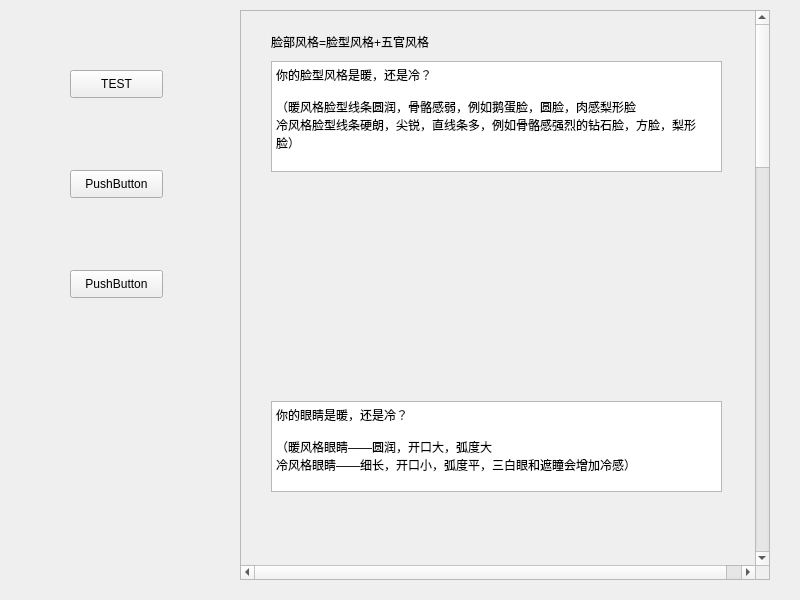
<?xml version="1.0" encoding="UTF-8"?>
<ui version="4.0">
 <class>maindress</class>
 <widget class="QWidget" name="maindress">
  <property name="geometry">
   <rect>
    <x>0</x>
    <y>0</y>
    <width>800</width>
    <height>600</height>
   </rect>
  </property>
  <property name="windowTitle">
   <string>Form</string>
  </property>
  <widget class="QPushButton" name="pushButton">
   <property name="geometry">
    <rect>
     <x>70</x>
     <y>70</y>
     <width>93</width>
     <height>28</height>
    </rect>
   </property>
   <property name="text">
    <string>TEST</string>
   </property>
  </widget>
  <widget class="QPushButton" name="pushButton_2">
   <property name="geometry">
    <rect>
     <x>70</x>
     <y>170</y>
     <width>93</width>
     <height>28</height>
    </rect>
   </property>
   <property name="text">
    <string>PushButton</string>
   </property>
  </widget>
  <widget class="QPushButton" name="pushButton_3">
   <property name="geometry">
    <rect>
     <x>70</x>
     <y>270</y>
     <width>93</width>
     <height>28</height>
    </rect>
   </property>
   <property name="text">
    <string>PushButton</string>
   </property>
  </widget>
  <widget class="QScrollArea" name="scrollArea">
   <property name="geometry">
    <rect>
     <x>240</x>
     <y>10</y>
     <width>530</width>
     <height>570</height>
    </rect>
   </property>
   <property name="minimumSize">
    <size>
     <width>20</width>
     <height>20</height>
    </size>
   </property>
   <property name="verticalScrollBarPolicy">
    <enum>Qt::ScrollBarAlwaysOn</enum>
   </property>
   <property name="horizontalScrollBarPolicy">
    <enum>Qt::ScrollBarAlwaysOn</enum>
   </property>
   <property name="widgetResizable">
    <bool>false</bool>
   </property>
   <widget class="QWidget" name="scrollAreaWidgetContents">
    <property name="geometry">
     <rect>
      <x>0</x>
      <y>0</y>
      <width>530</width>
      <height>2050</height>
     </rect>
    </property>
    <property name="minimumSize">
     <size>
      <width>500</width>
      <height>1000</height>
     </size>
    </property>
    <widget class="QLabel" name="label">
     <property name="geometry">
      <rect>
       <x>30</x>
       <y>10</y>
       <width>201</width>
       <height>41</height>
      </rect>
     </property>
     <property name="text">
      <string>脸部风格=脸型风格+五官风格</string>
     </property>
    </widget>
    <widget class="QTextBrowser" name="textBrowser">
     <property name="geometry">
      <rect>
       <x>30</x>
       <y>50</y>
       <width>451</width>
       <height>111</height>
      </rect>
     </property>
     <property name="html">
      <string>&lt;!DOCTYPE HTML PUBLIC &quot;-//W3C//DTD HTML 4.0//EN&quot; &quot;http://www.w3.org/TR/REC-html40/strict.dtd&quot;&gt;
&lt;html&gt;&lt;head&gt;&lt;meta name=&quot;qrichtext&quot; content=&quot;1&quot; /&gt;&lt;style type=&quot;text/css&quot;&gt;
p, li { white-space: pre-wrap; }
&lt;/style&gt;&lt;/head&gt;&lt;body style=&quot; font-family:'SimSun'; font-size:9pt; font-weight:400; font-style:normal;&quot;&gt;
&lt;p style=&quot; margin-top:0px; margin-bottom:0px; margin-left:0px; margin-right:0px; -qt-block-indent:0; text-indent:0px;&quot;&gt;你的脸型风格是暖，还是冷？&lt;/p&gt;
&lt;p style=&quot;-qt-paragraph-type:empty; margin-top:0px; margin-bottom:0px; margin-left:0px; margin-right:0px; -qt-block-indent:0; text-indent:0px;&quot;&gt;&lt;br /&gt;&lt;/p&gt;
&lt;p style=&quot; margin-top:0px; margin-bottom:0px; margin-left:0px; margin-right:0px; -qt-block-indent:0; text-indent:0px;&quot;&gt;（暖风格脸型线条圆润，骨骼感弱，例如鹅蛋脸，圆脸，肉感梨形脸&lt;/p&gt;
&lt;p style=&quot; margin-top:0px; margin-bottom:0px; margin-left:0px; margin-right:0px; -qt-block-indent:0; text-indent:0px;&quot;&gt;冷风格脸型线条硬朗，尖锐，直线条多，例如骨骼感强烈的钻石脸，方脸，梨形脸）&lt;/p&gt;&lt;/body&gt;&lt;/html&gt;</string>
     </property>
    </widget>
    <widget class="QTextBrowser" name="textBrowser_2">
     <property name="geometry">
      <rect>
       <x>30</x>
       <y>390</y>
       <width>451</width>
       <height>91</height>
      </rect>
     </property>
     <property name="html">
      <string>&lt;!DOCTYPE HTML PUBLIC &quot;-//W3C//DTD HTML 4.0//EN&quot; &quot;http://www.w3.org/TR/REC-html40/strict.dtd&quot;&gt;
&lt;html&gt;&lt;head&gt;&lt;meta name=&quot;qrichtext&quot; content=&quot;1&quot; /&gt;&lt;style type=&quot;text/css&quot;&gt;
p, li { white-space: pre-wrap; }
&lt;/style&gt;&lt;/head&gt;&lt;body style=&quot; font-family:'SimSun'; font-size:9pt; font-weight:400; font-style:normal;&quot;&gt;
&lt;p style=&quot; margin-top:0px; margin-bottom:0px; margin-left:0px; margin-right:0px; -qt-block-indent:0; text-indent:0px;&quot;&gt;你的眼睛是暖，还是冷？&lt;/p&gt;
&lt;p style=&quot;-qt-paragraph-type:empty; margin-top:0px; margin-bottom:0px; margin-left:0px; margin-right:0px; -qt-block-indent:0; text-indent:0px;&quot;&gt;&lt;br /&gt;&lt;/p&gt;
&lt;p style=&quot; margin-top:0px; margin-bottom:0px; margin-left:0px; margin-right:0px; -qt-block-indent:0; text-indent:0px;&quot;&gt;（暖风格眼睛——圆润，开口大，弧度大&lt;/p&gt;
&lt;p style=&quot; margin-top:0px; margin-bottom:0px; margin-left:0px; margin-right:0px; -qt-block-indent:0; text-indent:0px;&quot;&gt;冷风格眼睛——细长，开口小，弧度平，三白眼和遮瞳会增加冷感）&lt;/p&gt;&lt;/body&gt;&lt;/html&gt;</string>
     </property>
    </widget>
    <widget class="QTextBrowser" name="textBrowser_3">
     <property name="geometry">
      <rect>
       <x>30</x>
       <y>700</y>
       <width>451</width>
       <height>91</height>
      </rect>
     </property>
     <property name="html">
      <string>&lt;!DOCTYPE HTML PUBLIC &quot;-//W3C//DTD HTML 4.0//EN&quot; &quot;http://www.w3.org/TR/REC-html40/strict.dtd&quot;&gt;
&lt;html&gt;&lt;head&gt;&lt;meta name=&quot;qrichtext&quot; content=&quot;1&quot; /&gt;&lt;style type=&quot;text/css&quot;&gt;
p, li { white-space: pre-wrap; }
&lt;/style&gt;&lt;/head&gt;&lt;body style=&quot; font-family:'SimSun'; font-size:9pt; font-weight:400; font-style:normal;&quot;&gt;
&lt;p style=&quot; margin-top:0px; margin-bottom:0px; margin-left:0px; margin-right:0px; -qt-block-indent:0; text-indent:0px;&quot;&gt;你的鼻子是暖，还是冷？&lt;/p&gt;
&lt;p style=&quot;-qt-paragraph-type:empty; margin-top:0px; margin-bottom:0px; margin-left:0px; margin-right:0px; -qt-block-indent:0; text-indent:0px;&quot;&gt;&lt;br /&gt;&lt;/p&gt;
&lt;p style=&quot; margin-top:0px; margin-bottom:0px; margin-left:0px; margin-right:0px; -qt-block-indent:0; text-indent:0px;&quot;&gt;（暖风格鼻子：塌鼻梁，宽鼻翼，大鼻头，鼻小柱平&lt;/p&gt;
&lt;p style=&quot; margin-top:0px; margin-bottom:0px; margin-left:0px; margin-right:0px; -qt-block-indent:0; text-indent:0px;&quot;&gt;冷风格鼻子：鼻骨直线条明显，鼻翼线条比较平，鼻头小，鼻小柱位置有明显的海鸥线）&lt;/p&gt;&lt;/body&gt;&lt;/html&gt;</string>
     </property>
    </widget>
    <widget class="QTextBrowser" name="textBrowser_4">
     <property name="geometry">
      <rect>
       <x>35</x>
       <y>1010</y>
       <width>441</width>
       <height>81</height>
      </rect>
     </property>
     <property name="html">
      <string>&lt;!DOCTYPE HTML PUBLIC &quot;-//W3C//DTD HTML 4.0//EN&quot; &quot;http://www.w3.org/TR/REC-html40/strict.dtd&quot;&gt;
&lt;html&gt;&lt;head&gt;&lt;meta name=&quot;qrichtext&quot; content=&quot;1&quot; /&gt;&lt;style type=&quot;text/css&quot;&gt;
p, li { white-space: pre-wrap; }
&lt;/style&gt;&lt;/head&gt;&lt;body style=&quot; font-family:'SimSun'; font-size:9pt; font-weight:400; font-style:normal;&quot;&gt;
&lt;p style=&quot; margin-top:0px; margin-bottom:0px; margin-left:0px; margin-right:0px; -qt-block-indent:0; text-indent:0px;&quot;&gt;你的嘴巴是暖，还是冷？&lt;/p&gt;
&lt;p style=&quot;-qt-paragraph-type:empty; margin-top:0px; margin-bottom:0px; margin-left:0px; margin-right:0px; -qt-block-indent:0; text-indent:0px;&quot;&gt;&lt;br /&gt;&lt;/p&gt;
&lt;p style=&quot; margin-top:0px; margin-bottom:0px; margin-left:0px; margin-right:0px; -qt-block-indent:0; text-indent:0px;&quot;&gt;（暖风格嘴巴：厚唇，圆嘴角&lt;/p&gt;
&lt;p style=&quot; margin-top:0px; margin-bottom:0px; margin-left:0px; margin-right:0px; -qt-block-indent:0; text-indent:0px;&quot;&gt;冷风格嘴巴：薄唇，尖嘴角）&lt;/p&gt;&lt;/body&gt;&lt;/html&gt;</string>
     </property>
    </widget>
    <widget class="QLabel" name="label_2">
     <property name="geometry">
      <rect>
       <x>30</x>
       <y>170</y>
       <width>231</width>
       <height>181</height>
      </rect>
     </property>
     <property name="text">
      <string/>
     </property>
    </widget>
    <widget class="QLabel" name="label_3">
     <property name="geometry">
      <rect>
       <x>290</x>
       <y>170</y>
       <width>191</width>
       <height>211</height>
      </rect>
     </property>
     <property name="text">
      <string/>
     </property>
    </widget>
    <widget class="QLabel" name="label_4">
     <property name="geometry">
      <rect>
       <x>30</x>
       <y>490</y>
       <width>191</width>
       <height>201</height>
      </rect>
     </property>
     <property name="text">
      <string/>
     </property>
    </widget>
    <widget class="QLabel" name="label_5">
     <property name="geometry">
      <rect>
       <x>250</x>
       <y>490</y>
       <width>221</width>
       <height>201</height>
      </rect>
     </property>
     <property name="text">
      <string/>
     </property>
    </widget>
    <widget class="QLabel" name="label_6">
     <property name="geometry">
      <rect>
       <x>30</x>
       <y>810</y>
       <width>211</width>
       <height>191</height>
      </rect>
     </property>
     <property name="text">
      <string/>
     </property>
    </widget>
    <widget class="QLabel" name="label_7">
     <property name="geometry">
      <rect>
       <x>260</x>
       <y>800</y>
       <width>201</width>
       <height>201</height>
      </rect>
     </property>
     <property name="text">
      <string/>
     </property>
    </widget>
    <widget class="QLabel" name="label_8">
     <property name="geometry">
      <rect>
       <x>40</x>
       <y>1100</y>
       <width>201</width>
       <height>221</height>
      </rect>
     </property>
     <property name="text">
      <string/>
     </property>
    </widget>
    <widget class="QLabel" name="label_9">
     <property name="geometry">
      <rect>
       <x>250</x>
       <y>1100</y>
       <width>211</width>
       <height>231</height>
      </rect>
     </property>
     <property name="text">
      <string/>
     </property>
    </widget>
    <widget class="QTextBrowser" name="textBrowser_5">
     <property name="geometry">
      <rect>
       <x>30</x>
       <y>1340</y>
       <width>451</width>
       <height>111</height>
      </rect>
     </property>
     <property name="html">
      <string>&lt;!DOCTYPE HTML PUBLIC &quot;-//W3C//DTD HTML 4.0//EN&quot; &quot;http://www.w3.org/TR/REC-html40/strict.dtd&quot;&gt;
&lt;html&gt;&lt;head&gt;&lt;meta name=&quot;qrichtext&quot; content=&quot;1&quot; /&gt;&lt;style type=&quot;text/css&quot;&gt;
p, li { white-space: pre-wrap; }
&lt;/style&gt;&lt;/head&gt;&lt;body style=&quot; font-family:'SimSun'; font-size:9pt; font-weight:400; font-style:normal;&quot;&gt;
&lt;p style=&quot; margin-top:0px; margin-bottom:0px; margin-left:0px; margin-right:0px; -qt-block-indent:0; text-indent:0px;&quot;&gt;五官的冷暖由眼睛，鼻子，嘴巴构成&lt;/p&gt;
&lt;p style=&quot; margin-top:0px; margin-bottom:0px; margin-left:0px; margin-right:0px; -qt-block-indent:0; text-indent:0px;&quot;&gt;冷眼睛可以记2分，冷鼻子1分，冷嘴巴1分&lt;/p&gt;
&lt;p style=&quot; margin-top:0px; margin-bottom:0px; margin-left:0px; margin-right:0px; -qt-block-indent:0; text-indent:0px;&quot;&gt;三者相加，0-1分：暖风格&lt;/p&gt;
&lt;p style=&quot; margin-top:0px; margin-bottom:0px; margin-left:0px; margin-right:0px; -qt-block-indent:0; text-indent:0px;&quot;&gt;         2分：冷暖之间&lt;/p&gt;
&lt;p style=&quot; margin-top:0px; margin-bottom:0px; margin-left:0px; margin-right:0px; -qt-block-indent:0; text-indent:0px;&quot;&gt;         3-4分：冷风格&lt;/p&gt;
&lt;p style=&quot; margin-top:0px; margin-bottom:0px; margin-left:0px; margin-right:0px; -qt-block-indent:0; text-indent:0px;&quot;&gt;（五官介于冷暖之间，可通过修饰眉形调节五官风格）&lt;/p&gt;&lt;/body&gt;&lt;/html&gt;</string>
     </property>
    </widget>
    <widget class="QLabel" name="label_10">
     <property name="geometry">
      <rect>
       <x>40</x>
       <y>1460</y>
       <width>441</width>
       <height>461</height>
      </rect>
     </property>
     <property name="text">
      <string/>
     </property>
    </widget>
    <widget class="QRadioButton" name="radioButton">
     <property name="geometry">
      <rect>
       <x>40</x>
       <y>1990</y>
       <width>115</width>
       <height>19</height>
      </rect>
     </property>
     <property name="text">
      <string>暖</string>
     </property>
    </widget>
    <widget class="QRadioButton" name="radioButton_2">
     <property name="geometry">
      <rect>
       <x>180</x>
       <y>1990</y>
       <width>115</width>
       <height>19</height>
      </rect>
     </property>
     <property name="text">
      <string>冷暖之间</string>
     </property>
    </widget>
    <widget class="QRadioButton" name="radioButton_3">
     <property name="geometry">
      <rect>
       <x>350</x>
       <y>1990</y>
       <width>115</width>
       <height>19</height>
      </rect>
     </property>
     <property name="text">
      <string>冷</string>
     </property>
    </widget>
    <widget class="QTextBrowser" name="textBrowser_6">
     <property name="geometry">
      <rect>
       <x>40</x>
       <y>1940</y>
       <width>381</width>
       <height>31</height>
      </rect>
     </property>
     <property name="html">
      <string>&lt;!DOCTYPE HTML PUBLIC &quot;-//W3C//DTD HTML 4.0//EN&quot; &quot;http://www.w3.org/TR/REC-html40/strict.dtd&quot;&gt;
&lt;html&gt;&lt;head&gt;&lt;meta name=&quot;qrichtext&quot; content=&quot;1&quot; /&gt;&lt;style type=&quot;text/css&quot;&gt;
p, li { white-space: pre-wrap; }
&lt;/style&gt;&lt;/head&gt;&lt;body style=&quot; font-family:'SimSun'; font-size:9pt; font-weight:400; font-style:normal;&quot;&gt;
&lt;p style=&quot; margin-top:0px; margin-bottom:0px; margin-left:0px; margin-right:0px; -qt-block-indent:0; text-indent:0px;&quot;&gt;综合脸型冷暖与五官冷暖，判断你的脸部风格属于？&lt;/p&gt;&lt;/body&gt;&lt;/html&gt;</string>
     </property>
    </widget>
   </widget>
  </widget>
 </widget>
 <resources/>
 <connections>
  <connection>
   <sender>pushButton</sender>
   <signal>clicked()</signal>
   <receiver>scrollArea</receiver>
   <slot>show()</slot>
   <hints>
    <hint type="sourcelabel">
     <x>48</x>
     <y>40</y>
    </hint>
    <hint type="destinationlabel">
     <x>233</x>
     <y>98</y>
    </hint>
   </hints>
  </connection>
 </connections>
</ui>
